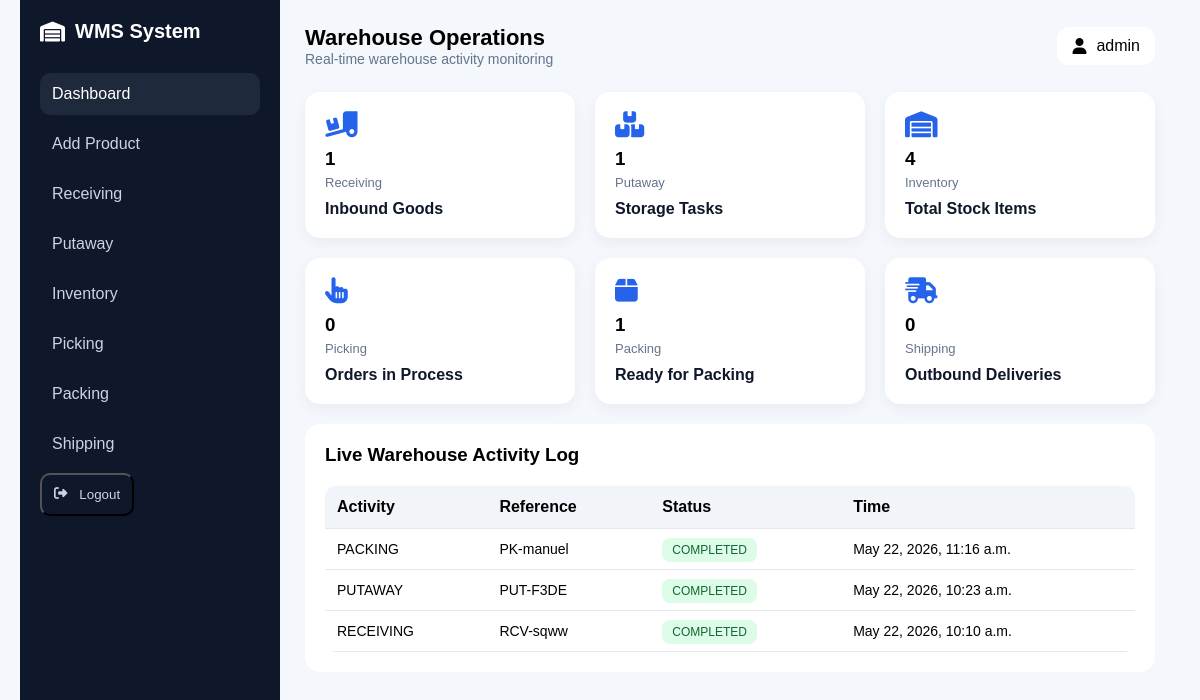
The app's page /dashboard/ (signed in) with its own data.
### accounts/models.py (models this page shows, shortened)
class WarehouseActivity(models.Model):
    ACTIVITY_TYPES = [
        ('RECEIVING', 'Receiving'),
        ('PUTAWAY', 'Putaway'),
        ('INVENTORY', 'Inventory'),
        ('PICKING', 'Picking'),
        ('PACKING', 'Packing'),
        ('SHIPPING', 'Shipping'),
    ]
    STATUS_TYPES = [
        ('PENDING', 'Pending'),
        ('IN_PROGRESS', 'In Progress'),
        ('COMPLETED', 'Completed'),
        ('DELAYED', 'Delayed'),
    ]
    activity_type = models.CharField(max_length=20, choices=ACTIVITY_TYPES)
    reference = models.CharField(max_length=50)
    status = models.CharField(max_length=20, choices=STATUS_TYPES)
    created_at = models.DateTimeField(auto_now_add=True)

### accounts/views.py (the view)
def dashboard(request):
    if not request.user.is_authenticated:
        return redirect('login')
    products_count = Product.objects.count()
    receiving = WarehouseActivity.objects.filter(activity_type='RECEIVING').count()
    putaway = WarehouseActivity.objects.filter(activity_type='PUTAWAY').count()
    inventory = Product.objects.count()
    picking = WarehouseActivity.objects.filter(activity_type='PICKING').count()
    packing = WarehouseActivity.objects.filter(activity_type='PACKING').count()
    shipping = WarehouseActivity.objects.filter(activity_type='SHIPPING').count()
    activities = WarehouseActivity.objects.all().order_by('-created_at')[:10]
    context = {
        'products_count': products_count,
        'receiving': receiving,
        'putaway': putaway,
        'inventory': inventory,
        'picking': picking,
        'packing': packing,
        'shipping': shipping,
        'activities': activities,
    }
    return render(request, 'accounts/dashboard.html', context)

### accounts/templates/accounts/dashboard.html (shortened to what this page needs)
{% load static %}
<!DOCTYPE html>
<html lang="en">
<head>
  <link rel="stylesheet" href="{% static 'accounts/styles.css' %}">
  <link rel="stylesheet" href="https://cdnjs.cloudflare.com/ajax/libs/font-awesome/6.5.1/css/all.min.css">
</head>
<body>
<div class="layout">
  <aside class="sidebar">
    <div class="brand">
      <i class="fa-solid fa-warehouse"></i>
      <span>WMS System</span>
    </div>
    <nav class="menu">
      <a class="active" href="{% url 'dashboard' %}">Dashboard</a>
      <a href="{% url 'add_product' %}">Add Product</a>
      <a href="{% url 'receiving' %}">Receiving</a>
      <a href="{% url 'putaway' %}">Putaway</a>
      <a href="{% url 'inventory' %}">Inventory</a>
      <a href="{% url 'picking' %}">Picking</a>
      <a href="{% url 'packing' %}">Packing</a>
      <a href="{% url 'shipping' %}">Shipping</a>
     <form method="POST" action="{% url 'logout' %}" style="display:inline;">
  <button type="submit" class="logout-btn">
    <i class="fa-solid fa-right-from-bracket"></i> Logout
  </button>
</form>
    </nav>
  </aside>
  <main class="main">
    <header class="topbar">
      <div>
        <h2>Warehouse Operations</h2>
        <p>Real-time warehouse activity monitoring</p>
      </div>
      <div class="profile">
        <i class="fa-solid fa-user"></i>
        {{ request.user.username }}
      </div>
    </header>
    <section class="ops-grid">
      <div class="op-card">
        <i class="fa-solid fa-truck-ramp-box"></i>
        <h3>{{ receiving }}</h3>
        <p>Receiving</p>
        <span>Inbound Goods</span>
      </div>
      <div class="op-card">
        <i class="fa-solid fa-boxes-stacked"></i>
        <h3>{{ putaway }}</h3>
        <p>Putaway</p>
        <span>Storage Tasks</span>
      </div>
      <div class="op-card">
        <i class="fa-solid fa-warehouse"></i>
        <h3>{{ inventory }}</h3>
        <p>Inventory</p>
        <span>Total Stock Items</span>
      </div>
      <div class="op-card">
        <i class="fa-solid fa-hand-pointer"></i>
        <h3>{{ picking }}</h3>
        <p>Picking</p>
        <span>Orders in Process</span>
      </div>
      <div class="op-card">
        <i class="fa-solid fa-box"></i>
        <h3>{{ packing }}</h3>
        <p>Packing</p>
        <span>Ready for Packing</span>
      </div>
      <div class="op-card">
        <i class="fa-solid fa-shipping-fast"></i>
        <h3>{{ shipping }}</h3>
        <p>Shipping</p>
        <span>Outbound Deliveries</span>
      </div>
    </section>
    <section class="panel">
      <div class="panel-header">
        <h3>Live Warehouse Activity Log</h3>
      </div>
      <table>
        <thead>
          <tr>
            <th>Activity</th>
            <th>Reference</th>
            <th>Status</th>
            <th>Time</th>
          </tr>
        </thead>
        <tbody>
          {% for a in activities %}
          <tr>
            <td>{{ a.activity_type }}</td>
            <td>{{ a.reference }}</td>
            <td>
              <span class="badge
                {% if a.status == 'COMPLETED' %}success
                {% elif a.status == 'IN_PROGRESS' %}warning
                {% elif a.status == 'DELAYED' %}danger
                {% else %}warning{% endif %}">
                {{ a.status }}
              </span>
            </td>
            <td>{{ a.created_at }}</td>
          </tr>
          {% empty %}
          <tr>
            <td colspan="4">No activities found</td>
          </tr>
          {% endfor %}
        </tbody>
      </table>
    </section>
  </main>
</div>
</body>
</html>

### accounts/static/accounts/styles.css (style rules this page uses)
* { margin:0; padding:0; box-sizing:border-box; font-family:sytem-ui,Arial, Helvetica, sans-serif; }
body { background:#f4f7fb; min-height:100vh; display:flex; justify-content:center; align-items:center; padding:20px; }
html, body { height:100%; }
.layout { display:flex; width:100%; min-height:100vh; align-items:stretch; }
.sidebar { width:260px; min-height:100vh; background:#0f172a; color:#fff; padding:20px; flex-shrink:0; position:sticky; top:0; }
.brand { display:flex; align-items:center; gap:10px; font-size:20px; font-weight:600; margin-bottom:30px; }
.menu a { display:flex; gap:12px; padding:12px; margin-bottom:8px; color:#cbd5e1; text-decoration:none; border-radius:10px; }
.menu a:hover, .menu a.active { background:#1e293b; color:#fff; }
.main { flex:1; padding:25px; }
.topbar { display:flex; justify-content:space-between; align-items:center; margin-bottom:25px; }
.topbar p { color:#64748b; font-size:14px; }
.profile { background:#fff; padding:10px 15px; border-radius:12px; display:flex; gap:10px; align-items:center; }
.panel { margin-top:30px; background:#fff; border-radius:15px; padding:20px; }
.panel-header { margin-bottom:15px; }
table { width:100%; border-collapse:collapse; }
th,td { padding:12px; border-bottom:1px solid #e5e7eb; text-align:left; }
.badge { padding:5px 10px; border-radius:8px; font-size:12px; }
.success { background:#dcfce7;color:#166534; }
.ops-grid { display:grid; grid-template-columns:repeat(auto-fit, minmax(220px, 1fr)); gap:20px; margin-top:20px; }
.op-card { background:#fff; padding:20px; border-radius:15px; box-shadow:0 5px 15px rgba(0,0,0,0.05); transition:0.3s; }
.op-card i { font-size:26px; color:#2563eb; margin-bottom:10px; }
.op-card h3 { margin-bottom:5px; }
.op-card p { font-size:13px; color:#64748b; margin-bottom:10px; }
.op-card span { font-weight:600; color:#0f172a; }
.topbar h2 { font-size: 22px; font-weight: 700; }
.panel { margin-top: 20px; }
.panel h3 { margin-bottom: 20px; }
table { margin-top: 10px; border-radius: 10px; overflow: hidden; }
th { background: #f1f5f9; font-weight: 600; }
td { font-size: 14px; }
.logout-btn { display:flex; gap:12px; padding:12px; margin-top:8px; color:#cbd5e1 !important; text-decoration:none; border-radius:10px; background:transparent; cursor: pointer; }

### records on screen
WarehouseActivity: activity_type "PACKING", reference "PK-manuel", status "COMPLETED", created_at "May 22, 2026, 11:16 a.m."
WarehouseActivity: activity_type "PUTAWAY", reference "PUT-F3DE", status "COMPLETED", created_at "May 22, 2026, 10:23 a.m."
WarehouseActivity: activity_type "RECEIVING", reference "RCV-sqww", status "COMPLETED", created_at "May 22, 2026, 10:10 a.m."

### other values on screen
{{ request.user.username }} "admin"
{{ receiving }} "1"
{{ putaway }} "1"
{{ inventory }} "4"
{{ picking }} "0"
{{ packing }} "1"
{{ shipping }} "0"
